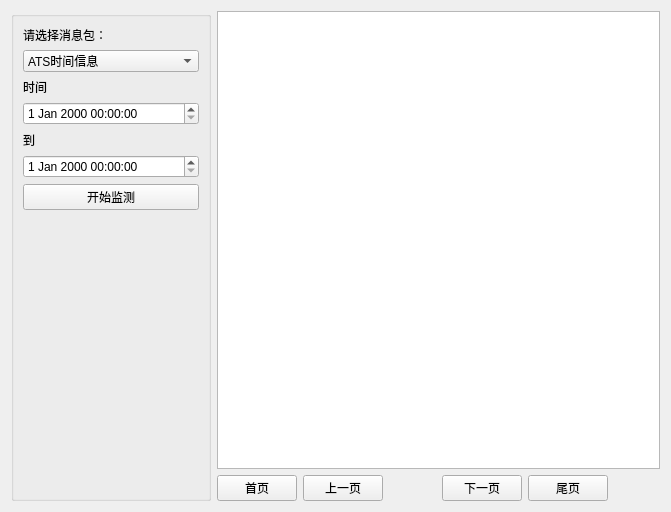
<?xml version="1.0" encoding="UTF-8"?>
<ui version="4.0">
 <class>AtsMonitorCi</class>
 <widget class="QWidget" name="AtsMonitorCi">
  <property name="geometry">
   <rect>
    <x>0</x>
    <y>0</y>
    <width>671</width>
    <height>512</height>
   </rect>
  </property>
  <property name="windowTitle">
   <string>Form</string>
  </property>
  <layout class="QGridLayout" name="gridLayout_2">
   <item row="0" column="0" rowspan="2">
    <widget class="QGroupBox" name="groupBox">
     <property name="minimumSize">
      <size>
       <width>200</width>
       <height>0</height>
      </size>
     </property>
     <property name="title">
      <string/>
     </property>
     <layout class="QGridLayout" name="gridLayout">
      <item row="0" column="0">
       <widget class="QLabel" name="label">
        <property name="text">
         <string>请选择消息包：</string>
        </property>
       </widget>
      </item>
      <item row="1" column="0">
       <widget class="QComboBox" name="comboBox">
        <item>
         <property name="text">
          <string>ATS时间信息</string>
         </property>
        </item>
        <item>
         <property name="text">
          <string>站场操控命令</string>
         </property>
        </item>
        <item>
         <property name="text">
          <string>ATS运行状态信息</string>
         </property>
        </item>
       </widget>
      </item>
      <item row="2" column="0">
       <widget class="QLabel" name="label_2">
        <property name="text">
         <string>时间</string>
        </property>
       </widget>
      </item>
      <item row="3" column="0">
       <widget class="QDateTimeEdit" name="dateTimeEdit"/>
      </item>
      <item row="4" column="0">
       <widget class="QLabel" name="label_3">
        <property name="text">
         <string>到</string>
        </property>
       </widget>
      </item>
      <item row="5" column="0">
       <widget class="QDateTimeEdit" name="dateTimeEdit_2"/>
      </item>
      <item row="6" column="0">
       <widget class="QPushButton" name="pushButton">
        <property name="text">
         <string>开始监测</string>
        </property>
       </widget>
      </item>
      <item row="7" column="0">
       <spacer name="verticalSpacer">
        <property name="orientation">
         <enum>Qt::Vertical</enum>
        </property>
        <property name="sizeHint" stdset="0">
         <size>
          <width>20</width>
          <height>307</height>
         </size>
        </property>
       </spacer>
      </item>
     </layout>
    </widget>
   </item>
   <item row="0" column="1" colspan="6">
    <widget class="QTableView" name="tableView"/>
   </item>
   <item row="1" column="1">
    <widget class="QPushButton" name="firstbutton">
     <property name="text">
      <string>首页</string>
     </property>
    </widget>
   </item>
   <item row="1" column="2">
    <widget class="QPushButton" name="prebutton">
     <property name="text">
      <string>上一页</string>
     </property>
    </widget>
   </item>
   <item row="1" column="3">
    <widget class="QLabel" name="page">
     <property name="text">
      <string/>
     </property>
    </widget>
   </item>
   <item row="1" column="4">
    <widget class="QPushButton" name="nextbutton">
     <property name="text">
      <string>下一页</string>
     </property>
    </widget>
   </item>
   <item row="1" column="5">
    <widget class="QPushButton" name="lastbutton">
     <property name="text">
      <string>尾页</string>
     </property>
    </widget>
   </item>
   <item row="1" column="6">
    <widget class="QLabel" name="totalcount">
     <property name="text">
      <string/>
     </property>
    </widget>
   </item>
  </layout>
 </widget>
 <resources/>
 <connections/>
</ui>
